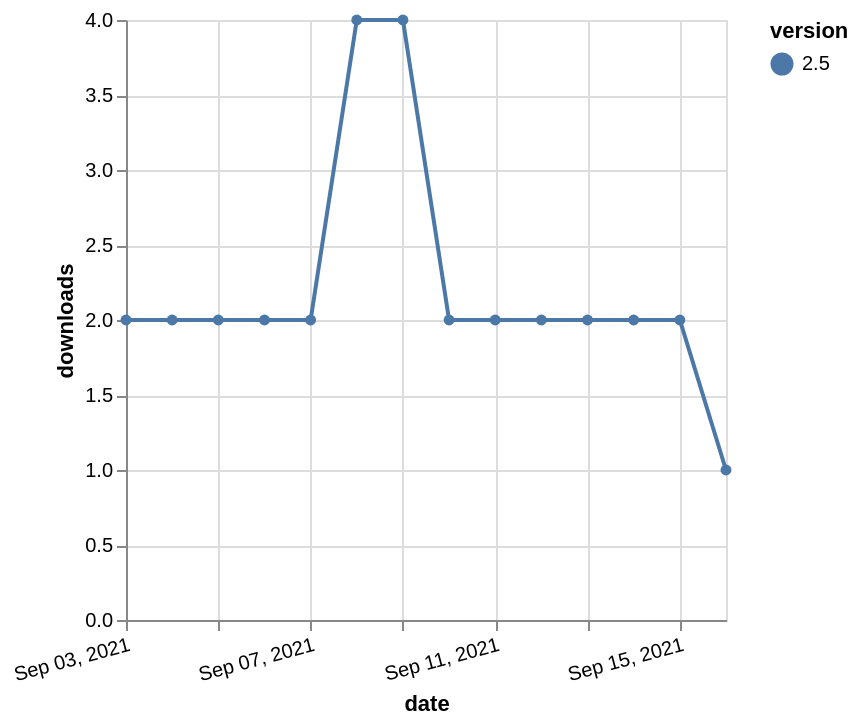

Write the Vega-Lite specification saved for this chart.
### Vega-Lite specification from a JSON file in a GitHub repository (floating-point values rounded to 4 significant figures)
{"$schema": "https://vega.github.io/schema/vega-lite/v5.json", "description": "A simple bar chart with embedded data.", "data": {"values": [{"date": "2021-09-03", "total": 3298, "delta": 2, "version": "2.5"}, {"date": "2021-09-04", "total": 3300, "delta": 2, "version": "2.5"}, {"date": "2021-09-05", "total": 3302, "delta": 2, "version": "2.5"}, {"date": "2021-09-06", "total": 3304, "delta": 2, "version": "2.5"}, {"date": "2021-09-07", "total": 3306, "delta": 2, "version": "2.5"}, {"date": "2021-09-08", "total": 3310, "delta": 4, "version": "2.5"}, {"date": "2021-09-09", "total": 3314, "delta": 4, "version": "2.5"}, {"date": "2021-09-10", "total": 3316, "delta": 2, "version": "2.5"}, {"date": "2021-09-11", "total": 3318, "delta": 2, "version": "2.5"}, {"date": "2021-09-12", "total": 3320, "delta": 2, "version": "2.5"}, {"date": "2021-09-13", "total": 3322, "delta": 2, "version": "2.5"}, {"date": "2021-09-14", "total": 3324, "delta": 2, "version": "2.5"}, {"date": "2021-09-15", "total": 3326, "delta": 2, "version": "2.5"}, {"date": "2021-09-16", "total": 3327, "delta": 1, "version": "2.5"}]}, "width": "container", "mark": {"type": "line", "point": {"filled": true}}, "encoding": {"x": {"field": "date", "type": "temporal", "timeUnit": "yearmonthdate", "title": "date", "axis": {"labelAngle": -15}}, "y": {"field": "delta", "type": "quantitative", "title": "downloads"}, "color": {"field": "version", "type": "nominal"}, "tooltip": {"field": "delta"}}}
